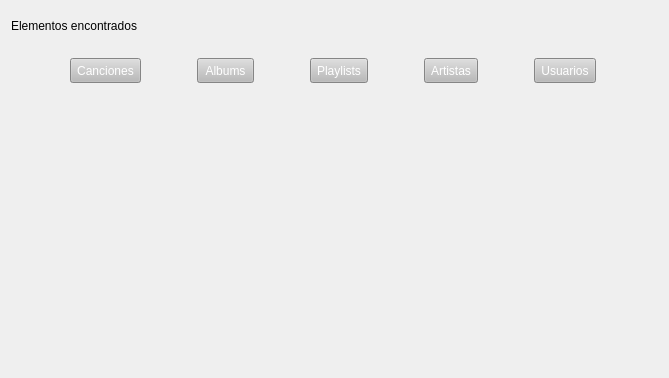
               <widget class="QWidget" name="scrollAreaWidgetContents_5">
                <property name="geometry">
                 <rect>
                  <x>0</x>
                  <y>0</y>
                  <width>669</width>
                  <height>378</height>
                 </rect>
                </property>
                <layout class="QGridLayout" name="gridLayout_7">
                 <item row="0" column="0">
                  <widget class="QLabel" name="label_66">
                   <property name="maximumSize">
                    <size>
                     <width>16777215</width>
                     <height>30</height>
                    </size>
                   </property>
                   <property name="text">
                    <string>Elementos encontrados</string>
                   </property>
                   <property name="alignment">
                    <set>Qt::AlignmentFlag::AlignLeading|Qt::AlignmentFlag::AlignLeft|Qt::AlignmentFlag::AlignVCenter</set>
                   </property>
                  </widget>
                 </item>
                 <item row="1" column="0">
                  <widget class="QWidget" name="filtrosWidget" native="true">
                   <property name="minimumSize">
                    <size>
                     <width>0</width>
                     <height>34</height>
                    </size>
                   </property>
                   <property name="maximumSize">
                    <size>
                     <width>16777215</width>
                     <height>30</height>
                    </size>
                   </property>
                   <layout class="QHBoxLayout" name="horizontalLayout_30">
                    <item>
                     <widget class="QToolButton" name="filterSongs">
                      <property name="minimumSize">
                       <size>
                        <width>57</width>
                        <height>25</height>
                       </size>
                      </property>
                      <property name="styleSheet">
                       <string notr="true">color: rgb(255, 255, 255);
background-color: rgb(186, 186, 186);</string>
                      </property>
                      <property name="text">
                       <string>Canciones</string>
                      </property>
                     </widget>
                    </item>
                    <item>
                     <widget class="QToolButton" name="filterAlbum">
                      <property name="minimumSize">
                       <size>
                        <width>57</width>
                        <height>25</height>
                       </size>
                      </property>
                      <property name="styleSheet">
                       <string notr="true">color: rgb(255, 255, 255);
background-color: rgb(186, 186, 186);</string>
                      </property>
                      <property name="text">
                       <string>Albums</string>
                      </property>
                     </widget>
                    </item>
                    <item>
                     <widget class="QToolButton" name="filterPLs">
                      <property name="minimumSize">
                       <size>
                        <width>57</width>
                        <height>25</height>
                       </size>
                      </property>
                      <property name="styleSheet">
                       <string notr="true">color: rgb(255, 255, 255);
background-color: rgb(186, 186, 186);</string>
                      </property>
                      <property name="text">
                       <string>Playlists</string>
                      </property>
                     </widget>
                    </item>
                    <item>
                     <widget class="QToolButton" name="filterArtists">
                      <property name="minimumSize">
                       <size>
                        <width>0</width>
                        <height>25</height>
                       </size>
                      </property>
                      <property name="styleSheet">
                       <string notr="true">color: rgb(255, 255, 255);
background-color: rgb(186, 186, 186);</string>
                      </property>
                      <property name="text">
                       <string>Artistas</string>
                      </property>
                     </widget>
                    </item>
                    <item>
                     <widget class="QToolButton" name="filterUsers">
                      <property name="minimumSize">
                       <size>
                        <width>0</width>
                        <height>25</height>
                       </size>
                      </property>
                      <property name="styleSheet">
                       <string notr="true">color: rgb(255, 255, 255);
background-color: rgb(186, 186, 186);</string>
                      </property>
                      <property name="text">
                       <string>Usuarios</string>
                      </property>
                     </widget>
                    </item>
                   </layout>
                  </widget>
                 </item>
                 <item row="2" column="0">
                  <widget class="QWidget" name="gridBusqueda" native="true">
                   <property name="minimumSize">
                    <size>
                     <width>560</width>
                     <height>180</height>
                    </size>
                   </property>
                   <layout class="QGridLayout" name="gridLayout_8"/>
                  </widget>
                 </item>
                </layout>
               </widget>
